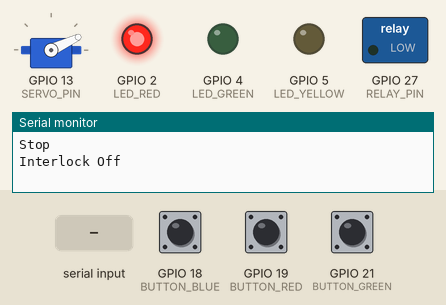
A sketch run on a simulated ESP32. Parts: servo, switched loads named in the sketch (green lamp = pin HIGH), output pins drawn as LEDs (lit = HIGH), the last lines printed to the serial monitor. The test bench sets the inputs (shaded band); at power-on: GPIO 21 (BUTTON_GREEN) HIGH, GPIO 18 (BUTTON_BLUE) HIGH, GPIO 19 (BUTTON_RED) HIGH.

Above: at 1.2 s.
1.3 s: GPIO 21 (BUTTON_GREEN) pulled LOW for 0.15 s
At 1.45 s:
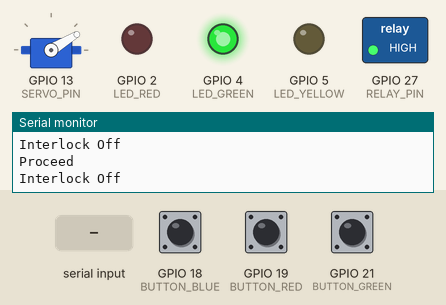
4.3 s: GPIO 18 (BUTTON_BLUE) pulled LOW for 0.15 s
At 4.45 s:
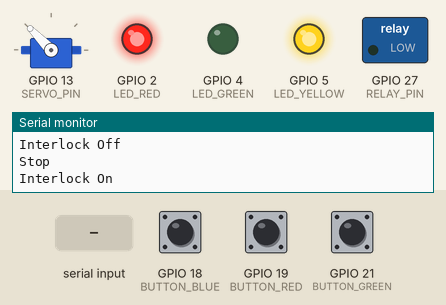
7.3 s: "g" received over Serial
8.8 s: GPIO 18 (BUTTON_BLUE) pulled LOW for 1 s
At 9.8 s:
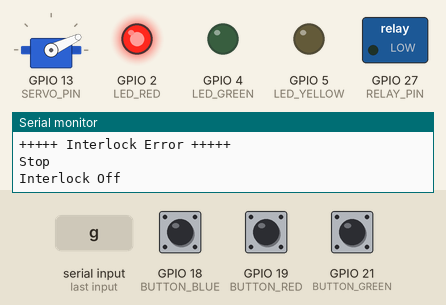
11.3 s: GPIO 21 (BUTTON_GREEN) pulled LOW for 1 s
At 15.1 s:
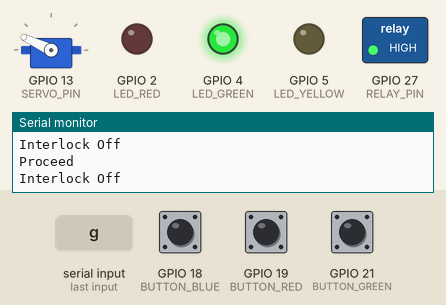
15.3 s: GPIO 19 (BUTTON_RED) pulled LOW for 0.15 s
At 15.45 s:
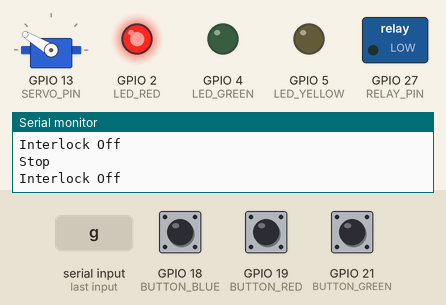
Timing chart, 0 to 19.3 s (numbered marks = the images above; inputs shaded):
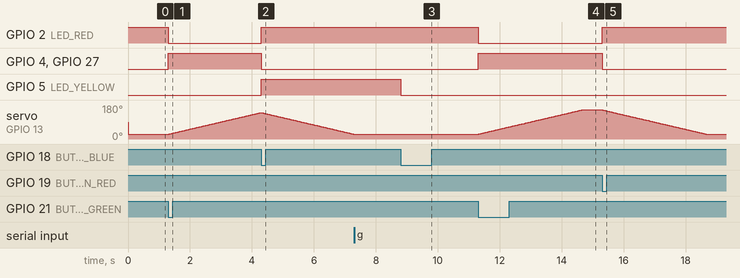

The sketch:

Episode_6.ino
```cpp
// Episode 6 - Relays

#include <ESP32Servo.h>

// Harware Definitions

#define LED_RED       2
#define LED_GREEN     4
#define LED_YELLOW    5

#define BUTTON_BLUE   18
#define BUTTON_RED    19
#define BUTTON_GREEN  21

#define SERVO_PIN     13
#define RELAY_PIN     27

bool      Changed = true;
uint8_t   CurrentState = 0;           // 0 = red, 1 = green
bool      Interlock = false;

uint8_t ButtonFlags = 0b00000000;     // bit 0 = green, bit 1 = red, bit 3 = blue
uint8_t ButtonState = 0b00000000;     // bit 0 = green, bit 1 = red, bit 3 = blue

Servo myservo;
uint8_t CurrentPosition = 90;         // mid point, this is the position the servo is currently at
uint8_t TargetPosition = 90;          // this is where we are moving to
uint32_t TDelay = 25;                 // time delay in ms between each 1 degree step
uint32_t TLastMove = 0;

// timing functions
uint32_t  TNow = 0;
uint32_t  TEllapsed = 0;
uint32_t  TOld = 0;

void setup() {
  // put your setup code here, to run once:
  pinMode(LED_RED, OUTPUT);     digitalWrite(LED_RED, HIGH);
  pinMode(LED_GREEN, OUTPUT);   digitalWrite(LED_GREEN, LOW);
  pinMode(LED_YELLOW, OUTPUT);  digitalWrite(LED_YELLOW, LOW);

  pinMode(RELAY_PIN, OUTPUT);   digitalWrite(RELAY_PIN, HIGH);

  pinMode(BUTTON_BLUE, INPUT_PULLUP);
  pinMode(BUTTON_RED, INPUT_PULLUP);
  pinMode(BUTTON_GREEN, INPUT_PULLUP);

  // Allow allocation of all timers
	ESP32PWM::allocateTimer(0);
	ESP32PWM::allocateTimer(1);
	ESP32PWM::allocateTimer(2);
	ESP32PWM::allocateTimer(3);
  myservo.setPeriodHertz(50);// Standard 50hz servo
  myservo.attach(SERVO_PIN, 500, 2400);     // defines the servo with minumum and maximum parameters

  Serial.begin(115200);
  while (!Serial){}
}

void loop() {
  // put your main code here, to run repeatedly:
  TNow = millis();            // get the current time
  TEllapsed = TNow - TOld;    // calculate the time ellapsed since the last loop
  TOld = TNow;                // store the current time for the next loop

  if (Serial.available() > 0)
  {
    char C;
    C = Serial.read();

    if (C == 'g')
    {
      if (Interlock == false)
      {
        CurrentState = 1;
        Changed = true;
      }
      else
      {
        Serial.println("+++++ Interlock Error +++++");
      }
    }
    else if (C == 'r')
    {
      CurrentState = 0;
      Changed = true;
    }
  }

  // read buttons
  uint8_t ButtonNow = 0;
  uint8_t junk;

  junk = digitalRead(BUTTON_GREEN); if (junk) {ButtonNow = ButtonNow & 0b11111110;} else {ButtonNow = ButtonNow | 0b00000001;}
  junk = digitalRead(BUTTON_RED);   if (junk) {ButtonNow = ButtonNow & 0b11111101;} else {ButtonNow = ButtonNow | 0b00000010;}
  junk = digitalRead(BUTTON_BLUE);  if (junk) {ButtonNow = ButtonNow & 0b11111011;} else {ButtonNow = ButtonNow | 0b00000100;}

  if (ButtonNow != ButtonState)
  {
    if (ButtonNow & 0b00000001) // green button pressed
    {
      if (Interlock == false)
      {
        CurrentState = 1;
        Changed = true;
      }
      else
      {
        Serial.println("+++++ Interlock Error +++++");
      }
    }
    if (ButtonNow & 0b00000010) // red button pressed
    {
      CurrentState = 0;
      Changed = true;
    }
    if (ButtonNow & 0b00000100) // blue button pressed
    {
      if (Interlock) {Interlock = false;} else {Interlock = true; CurrentState = 0;}
      Changed = true;
    }

    ButtonState = ButtonNow;
  }


  if (Changed)
  {
    if (CurrentState == 0)        // red
    {
      digitalWrite(LED_RED, HIGH);
      digitalWrite(LED_GREEN, LOW);
      Serial.println("Stop");

      digitalWrite(RELAY_PIN, LOW);

      TargetPosition = 25;
    }
    else if (CurrentState == 1)   // green
    {
      digitalWrite(LED_RED, LOW);
      digitalWrite(LED_GREEN, HIGH);
      Serial.println("Proceed");

      digitalWrite(RELAY_PIN, HIGH);

      TargetPosition = 155;
    }

    if (Interlock)
    {
      digitalWrite(LED_YELLOW, HIGH);
      Serial.println("Interlock On");
    }
    else
    {
      digitalWrite(LED_YELLOW, LOW);
      Serial.println("Interlock Off");
    }

    Changed = false;
  }

  // servo loop
  if (CurrentPosition != TargetPosition)
  {
    if (TNow - TDelay > TLastMove)
    {
      if (CurrentPosition < TargetPosition)
      {
        CurrentPosition++;
      }
      else
      {
        CurrentPosition--;
      }

      myservo.write(CurrentPosition);
      TLastMove = TNow;
    }
  }

}
```

Measured:
- after the input at 1.3 s, GPIO 2 (LED_RED): HIGH → LOW at once; GPIO 4 (LED_GREEN), GPIO 27 (RELAY_PIN): LOW → HIGH at once; servo on GPIO 13 (SERVO_PIN): moves from 25° to 139° over 3.0 s, starting at once
- after the input at 4.3 s, GPIO 2 (LED_RED), GPIO 5 (LED_YELLOW): LOW → HIGH at once; GPIO 4 (LED_GREEN), GPIO 27 (RELAY_PIN): HIGH → LOW at once
- after the input at 8.8 s, GPIO 5 (LED_YELLOW): HIGH → LOW at once
- after the input at 11.3 s, GPIO 2 (LED_RED): HIGH → LOW at once; GPIO 4 (LED_GREEN), GPIO 27 (RELAY_PIN): LOW → HIGH at once; servo on GPIO 13 (SERVO_PIN): moves from 25° to 155° over 3.4 s, starting at once
- after the input at 15.3 s, GPIO 2 (LED_RED): LOW → HIGH at once; GPIO 4 (LED_GREEN), GPIO 27 (RELAY_PIN): HIGH → LOW at once; servo on GPIO 13 (SERVO_PIN): moves from 155° to 25° over 3.4 s, starting at once
